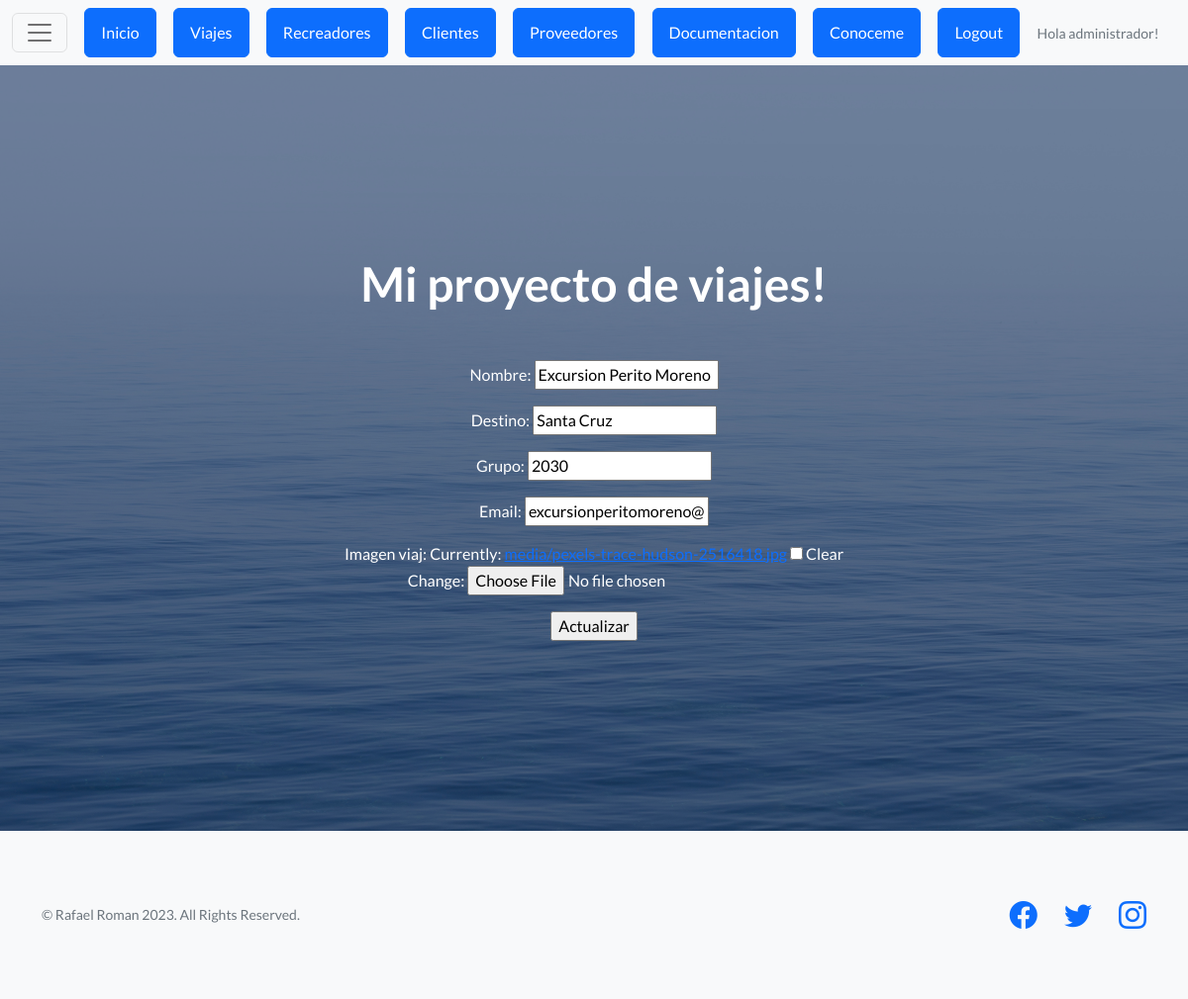
Page /proyecto/viajes/actualizar/26/ (signed in) on the earlier database version.
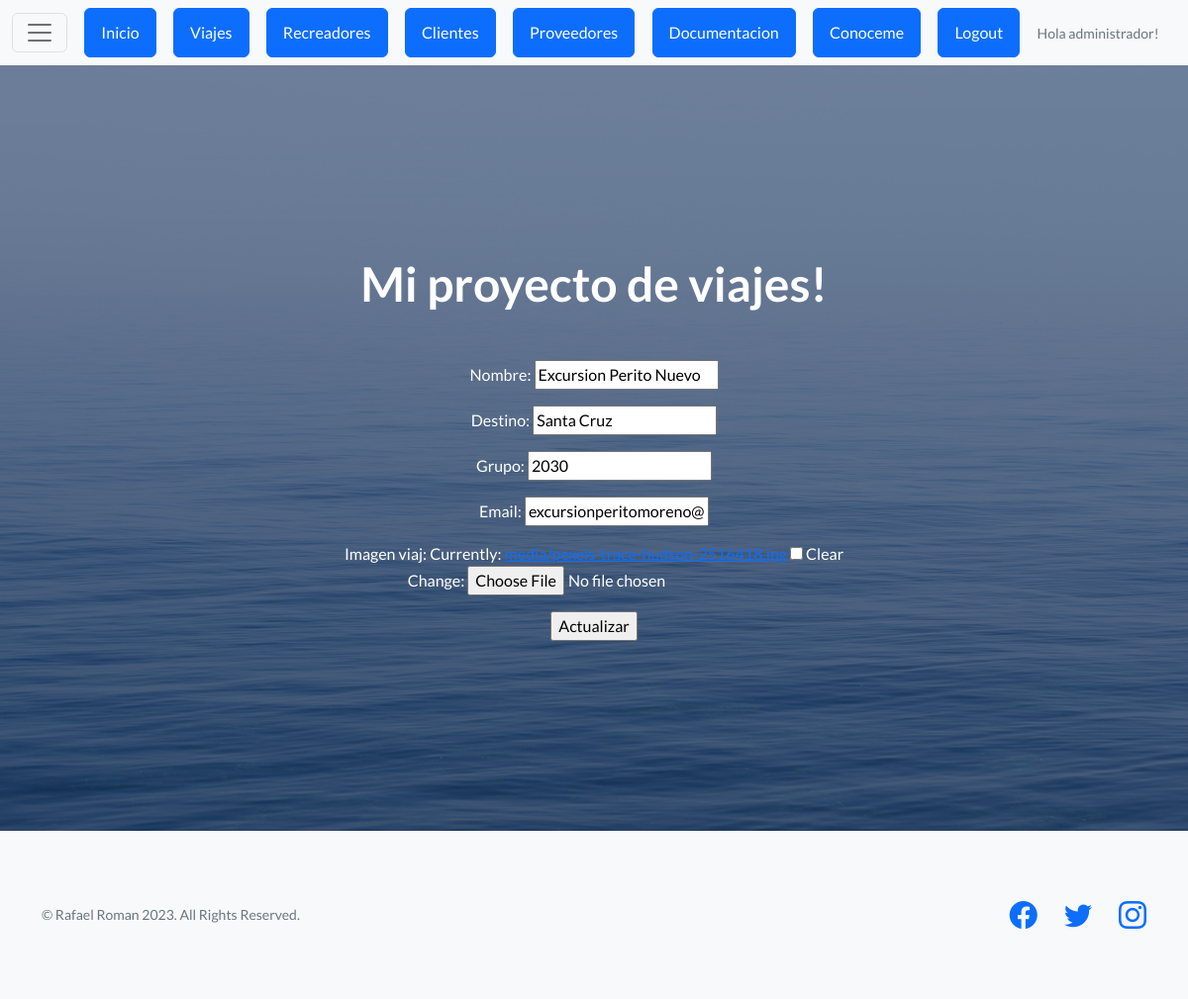
Same page on the later database version.
### appexcursiones/models.py (models this page shows, shortened)
class Viajes(models.Model):
    nombre = models.CharField(max_length=50)
    destino = models.CharField(max_length=50)
    grupo = models.IntegerField()
    email= models.EmailField(max_length=80)
    imagen_viaj= models.ImageField(null=True, blank=True, upload_to="media")

### appexcursiones/views.py (the view)
# urls.py: path('viajes/actualizar/<pk>/', views.ViajesUpdateView.as_view(), name="proyecto-viajes-update"),
class ViajesUpdateView(LoginRequiredMixin, UpdateView):
    model = Viajes
    success_url = reverse_lazy("proyecto-viajes-list")
    fields = ["nombre", "destino", "grupo",  "email","imagen_viaj"]
    template_name = "Appnuevo/viajes_update.html"

### appexcursiones/templates/Appnuevo/viajes_update.html (shortened to what this page needs)
{% extends "Appnuevo/base.html" %}
{% load static %}
{% block contenido %}
<form method="post" enctype="multipart/form-data" >
    {{form.as_p}}
    <input type="submit" value="Actualizar">
</form>
{% endblock contenido %}

Differences in the rows shown:
changed Viajes "Santa Cruz": nombre "Excursion Perito Moreno" → "Excursion Perito Nuevo"
